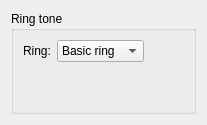
       <widget class="QWidget" name="page_5">
        <layout class="QGridLayout" name="gridLayout_18">
         <item row="0" column="0">
          <widget class="QGroupBox" name="groupBox_7">
           <property name="title">
            <string>Ring tone</string>
           </property>
           <layout class="QGridLayout" name="gridLayout_17">
            <item row="0" column="0">
             <layout class="QGridLayout" name="gridLayout_9" columnstretch="1,3,0">
              <item row="0" column="0">
               <widget class="QLabel" name="label_12">
                <property name="text">
                 <string>Ring:</string>
                </property>
               </widget>
              </item>
              <item row="0" column="1">
               <widget class="StyledComboBox" name="cbRingTone">
                <item>
                 <property name="text">
                  <string>Basic ring</string>
                 </property>
                </item>
                <item>
                 <property name="text">
                  <string>Old phone</string>
                 </property>
                </item>
                <item>
                 <property name="text">
                  <string>Bells</string>
                 </property>
                </item>
                <item>
                 <property name="text">
                  <string>Digital 1</string>
                 </property>
                </item>
                <item>
                 <property name="text">
                  <string>Digital 2</string>
                 </property>
                </item>
               </widget>
              </item>
              <item row="0" column="2">
               <spacer name="horizontalSpacer_3">
                <property name="orientation">
                 <enum>Qt::Horizontal</enum>
                </property>
                <property name="sizeHint" stdset="0">
                 <size>
                  <width>40</width>
                  <height>20</height>
                 </size>
                </property>
               </spacer>
              </item>
             </layout>
            </item>
            <item row="1" column="0">
             <spacer name="verticalSpacer_10">
              <property name="orientation">
               <enum>Qt::Vertical</enum>
              </property>
              <property name="sizeHint" stdset="0">
               <size>
                <width>20</width>
                <height>40</height>
               </size>
              </property>
             </spacer>
            </item>
           </layout>
          </widget>
         </item>
        </layout>
       </widget>
